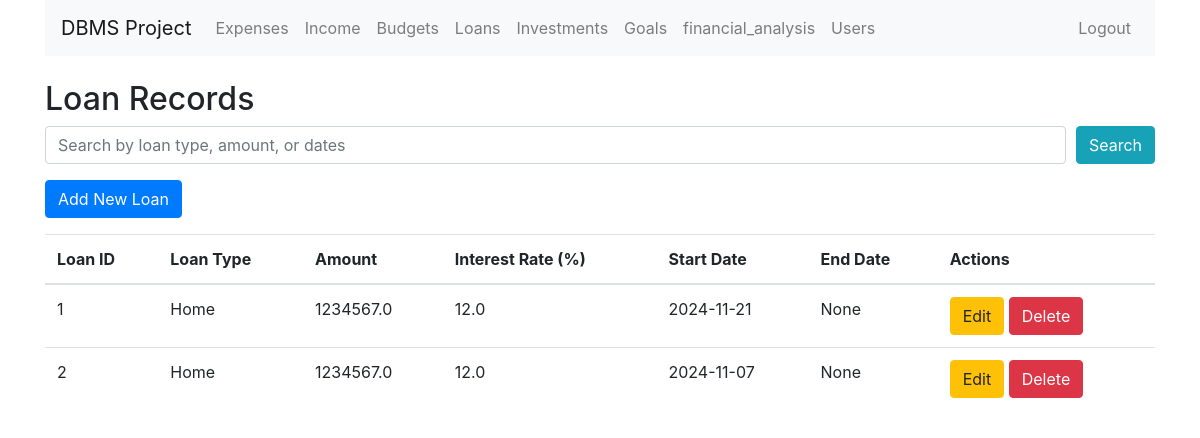
Page /loan (signed in) on the committed database.
### tables this page shows
CREATE TABLE Loan (
                            loan_id INTEGER PRIMARY KEY AUTOINCREMENT,
                            user_id INTEGER,
                            loan_type TEXT,
                            amount REAL CHECK(amount > 0),
                            interest_rate REAL CHECK(interest_rate >= 0),
                            start_date DATE,
                            end_date DATE,
                            FOREIGN KEY (user_id) REFERENCES User(user_id)
                        );

### app.py (the view)
@app.route('/loan', methods=['GET'])
@login_required
def view_loan():
    search_query = request.args.get('search', '')
    user_id = session.get('user_id')  # Get the current logged-in user's ID
    role = session.get('role')  # Check the user's role
    conn = get_db_connection()
    if search_query:
        if role == 'Admin':
            query = """
                SELECT * FROM Loan WHERE loan_type LIKE ? OR amount LIKE ?
            """
            loans = conn.execute(query, ('%' + search_query + '%', '%' + search_query + '%')).fetchall()
        else:
            query = """
                SELECT * FROM Loan WHERE user_id = ? AND (loan_type LIKE ? OR amount LIKE ?)
            """
            loans = conn.execute(query, (user_id, '%' + search_query + '%', '%' + search_query + '%')).fetchall()
    else:
        if role == 'Admin':
            loans = conn.execute('SELECT * FROM Loan').fetchall()
        else:
            loans = conn.execute('SELECT * FROM Loan WHERE user_id = ?', (user_id,)).fetchall()
    conn.close()
    return render_template('view_loan.html', loans=loans, search_query=search_query)

### app.py (called while the page is built)
def get_db_connection():
    conn = sqlite3.connect('db.db')
    conn.row_factory = sqlite3.Row
    return conn

def login_required(f):
    @wraps(f)
    def decorated_function(*args, **kwargs):
        if 'user_id' not in session:
            flash('Please log in first.', 'warning')
            return redirect(url_for('login'))
        return f(*args, **kwargs)
    return decorated_function

### templates/view_loan.html (shortened to what this page needs)
{% extends 'base.html' %}
{% block content %}
<h2>Loan Records</h2>
<form method="GET" action="{{ url_for('view_loan') }}" class="mb-3">
    <div class="form-row">
        <div class="col">
            <input type="text" name="search" class="form-control" placeholder="Search by loan type, amount, or dates" value="{{ search_query }}">
        </div>
        <div class="col-auto">
            <button type="submit" class="btn btn-info">Search</button>
        </div>
    </div>
</form>
<a href="{{ url_for('add_loan') }}" class="btn btn-primary mb-3">Add New Loan</a>
<table class="table">
    <thead>
        <tr>
            <th>Loan ID</th>
            <th>Loan Type</th>
            <th>Amount</th>
            <th>Interest Rate (%)</th>
            <th>Start Date</th>
            <th>End Date</th>
            <th>Actions</th>
        </tr>
    </thead>
    <tbody>
        {% if not loans %}
        <tr><td colspan="8">No loans found {% if search_query %} matching "{{ search_query }}" {% else %} in the system {% endif %}.</td></tr>
        {% else %}
            {% for loan in loans %}
            <tr>
                <td>{{ loan.loan_id }}</td>
                <td>{{ loan.loan_type }}</td>
                <td>{{ loan.amount | round(2) }}</td>
                <td>{{ loan.interest_rate | round(2) }}</td>
                <td>{{ loan.start_date }}</td>
                <td>{{ loan.end_date }}</td>
                <td>
                    <a href="{{ url_for('edit_loan', loan_id=loan.loan_id) }}" class="btn btn-warning">Edit</a>
                    <form action="{{ url_for('delete_loan', loan_id=loan.loan_id) }}" method="POST" style="display:inline;" class="delete-form">
                        <button type="submit" class="btn btn-danger">Delete</button>
                    </form>
                </td>
            </tr>
            {% endfor %}
        {% endif %}
    </tbody>
</table>
{% endblock %}

### rows in the picture
Loan: loan_id "1", loan_type "Home", amount "1234567.0", interest_rate "12.0", start_date "2024-11-21", end_date "None"
Loan: loan_id "2", loan_type "Home", amount "1234567.0", interest_rate "12.0", start_date "2024-11-07", end_date "None"
